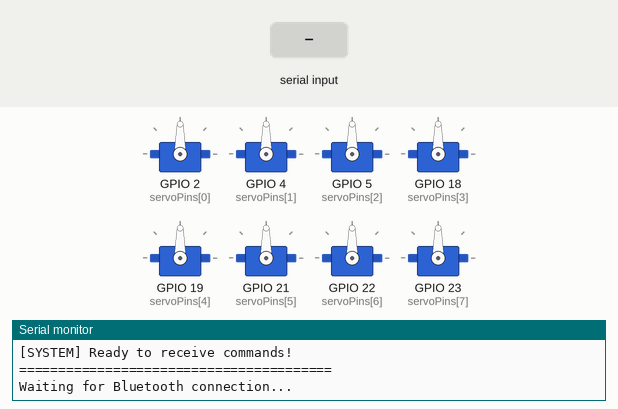
The sketch below on a simulated ESP32. Parts: 8 × servo, the last lines printed to the serial monitor. The test bench sets the inputs (shaded band). Nothing arrives over Bluetooth unless stated.

Above: at 2.2 s.
2.3 s: "F" received over the second serial link
At 2.51 s:
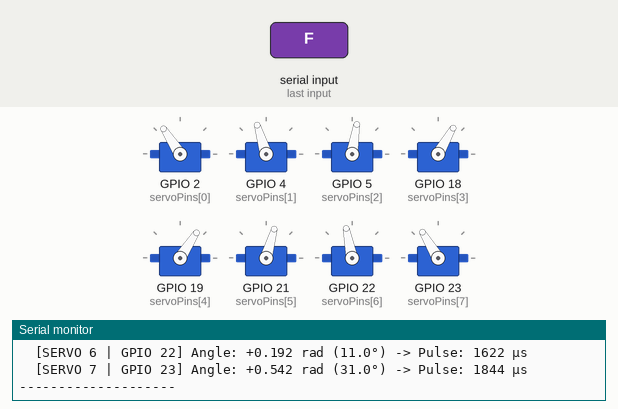
At 2.9 s:
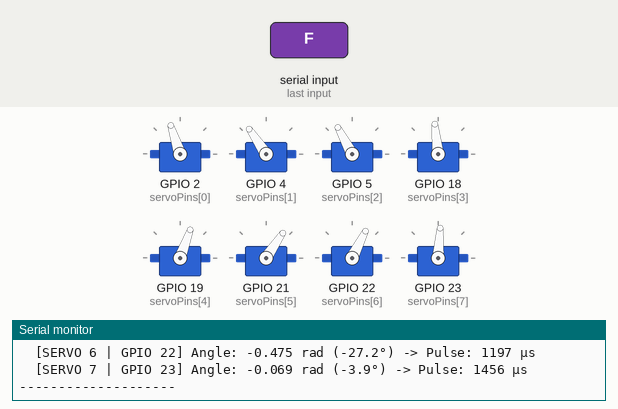
5.3 s: "B" received over the second serial link
At 5.48 s:
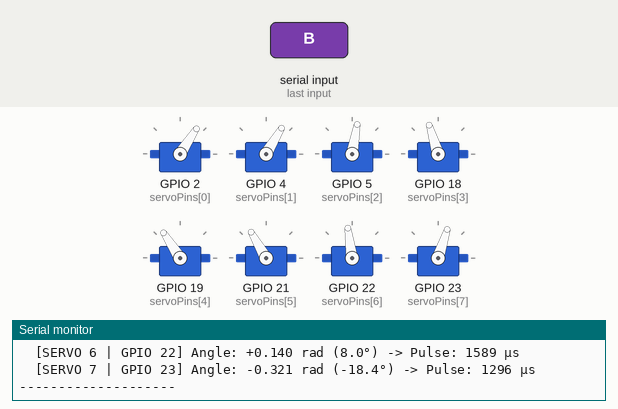
8.3 s: "L" received over the second serial link
At 8.46 s:
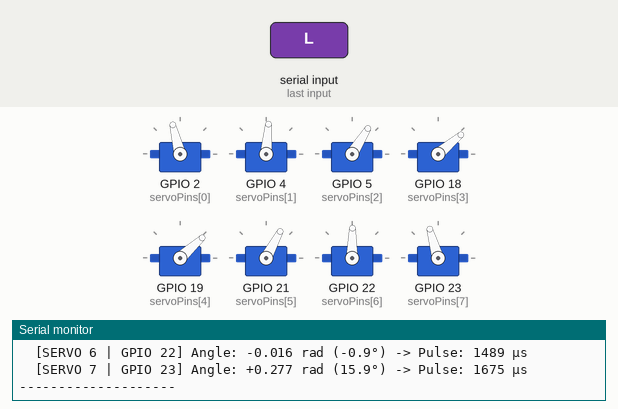
11.3 s: "R" received over the second serial link
14.3 s: "F" received over the second serial link
17.3 s: "R" received over the second serial link
Timing chart, 0 to 23.2 s (numbered marks = the images above; inputs shaded):
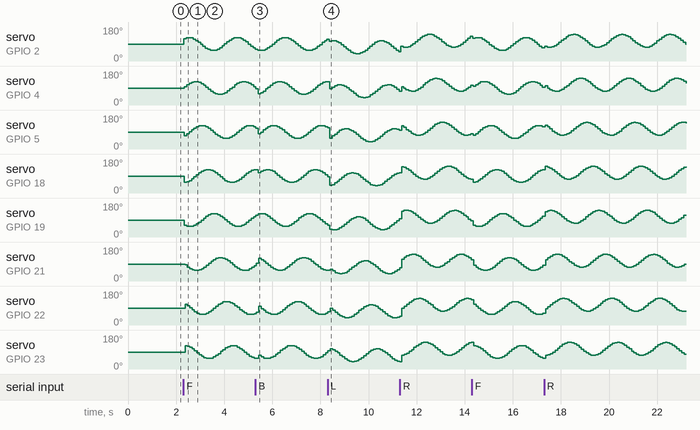

The sketch:

Bluetooth.ino
```cpp
/*
 * ESP32 Snake Robot - Bluetooth RC Control with Debug Prints
 * Hardware: ESP32 DevKit V1 + 8x SG90 Servos
 * Control: Bluetooth RC Car App
 * Movements: Forward, Backward, Left, Right
 *
 * Bluetooth RC Car App Commands:
 * 'F' - Forward
 * 'B' - Backward
 * 'L' - Left (Turn Left)
 * 'R' - Right (Turn Right)
 * 'S' - Stop
 */

#include <BluetoothSerial.h>
#include <ESP32Servo.h>

// Check if Bluetooth is available
#if !defined(CONFIG_BT_ENABLED) || !defined(CONFIG_BLUEDROID_ENABLED)
#error Bluetooth is not enabled! Please run `make menuconfig` to enable it
#endif

// Create Bluetooth Serial object
BluetoothSerial SerialBT;

// Create servo objects for 8 joints
Servo servo[8];

// GPIO pins for servos (as per circuit diagram)
const int servoPins[8] = {2, 4, 5, 18, 19, 21, 22, 23};

// Servo parameters
const int SERVO_MIN = 500;   // Minimum pulse width in microseconds
const int SERVO_MAX = 2500;  // Maximum pulse width in microseconds
const int SERVO_CENTER = 1500; // Center position (90 degrees)

// Gait parameters for snake locomotion
float amplitude = 0.6;        // Wave amplitude in radians (adjustable 0.2-0.8)
float frequency = 0.5;        // Temporal frequency in Hz
float spatialFreq = 0.8;      // Spatial frequency parameter

// Movement state
char currentCommand = 'S';    // Current movement command
bool isMoving = false;
unsigned long lastUpdateTime = 0;
const int UPDATE_INTERVAL = 50; // Update servo positions every 50ms

// Movement modes
enum MovementMode {
  FORWARD,
  BACKWARD,
  TURN_LEFT,
  TURN_RIGHT,
  STOPPED
};

MovementMode currentMode = STOPPED;

void setup() {
  // Initialize Serial Monitor
  Serial.begin(115200);
  Serial.println("\n\n========================================");
  Serial.println("ESP32 Snake Robot - Bluetooth RC Control");
  Serial.println("========================================");

  Serial.println("\n[SETUP] Starting initialization...");

  // Initialize Bluetooth with device name
  Serial.print("[BLUETOOTH] Initializing Bluetooth... ");
  SerialBT.begin("ESP32_SnakeBot"); // Bluetooth device name
  Serial.println("SUCCESS");
  Serial.println("[BLUETOOTH] Device name: ESP32_SnakeBot");
  Serial.println("[BLUETOOTH] Waiting for connection...");

  // Initialize servos
  Serial.println("\n[SERVO] Initializing 8 servos...");
  for (int i = 0; i < 8; i++) {
    Serial.print("[SERVO] Attaching Servo ");
    Serial.print(i);
    Serial.print(" to GPIO ");
    Serial.print(servoPins[i]);
    Serial.print("... ");

    servo[i].attach(servoPins[i], SERVO_MIN, SERVO_MAX);
    servo[i].writeMicroseconds(SERVO_CENTER);

    Serial.print("SUCCESS - Position set to ");
    Serial.print(SERVO_CENTER);
    Serial.println(" µs (neutral)");
  }

  delay(1000); // Allow servos to reach neutral position

  Serial.println("\n[SETUP] Initialization complete!");
  Serial.println("[SYSTEM] Ready to receive commands!");
  Serial.println("========================================");
  Serial.println("Waiting for Bluetooth connection...\n");
}

void loop() {
  // Check for incoming Bluetooth commands
  if (SerialBT.available()) {
    char received = SerialBT.read();
    Serial.print("\n[INPUT] Bluetooth data received: '");
    Serial.print(received);
    Serial.print("' (ASCII: ");
    Serial.print((int)received);
    Serial.println(")");

    processCommand(received);
  }

  // Update servo positions based on current movement mode
  if (isMoving && (millis() - lastUpdateTime >= UPDATE_INTERVAL)) {
    updateServoPositions();
    lastUpdateTime = millis();
  }
}

// Process incoming Bluetooth commands
void processCommand(char cmd) {
  currentCommand = cmd;

  Serial.print("[COMMAND] Processing command: '");
  Serial.print(cmd);
  Serial.print("' -> ");

  switch (cmd) {
    case 'F': // Forward
      Serial.println("FORWARD");
      currentMode = FORWARD;
      isMoving = true;
      Serial.println("[MOVEMENT] Setting mode: FORWARD");
      Serial.println("[MOVEMENT] Motion started: Serpenoid forward wave");
      Serial.print("[PARAMETERS] Amplitude: ");
      Serial.print(amplitude);
      Serial.print(" rad, Frequency: ");
      Serial.print(frequency);
      Serial.print(" Hz, Spatial Freq: ");
      Serial.println(spatialFreq);
      break;

    case 'B': // Backward
      Serial.println("BACKWARD");
      currentMode = BACKWARD;
      isMoving = true;
      Serial.println("[MOVEMENT] Setting mode: BACKWARD");
      Serial.println("[MOVEMENT] Motion started: Reversed serpenoid wave");
      Serial.print("[PARAMETERS] Amplitude: ");
      Serial.print(amplitude);
      Serial.print(" rad, Frequency: ");
      Serial.print(frequency);
      Serial.print(" Hz, Spatial Freq: ");
      Serial.println(spatialFreq);
      break;

    case 'L': // Turn Left
      Serial.println("TURN LEFT");
      currentMode = TURN_LEFT;
      isMoving = true;
      Serial.println("[MOVEMENT] Setting mode: TURN_LEFT");
      Serial.println("[MOVEMENT] Motion started: Left-biased wave pattern");
      Serial.println("[PARAMETERS] Bias: -0.3 rad (left curve)");
      break;

    case 'R': // Turn Right
      Serial.println("TURN RIGHT");
      currentMode = TURN_RIGHT;
      isMoving = true;
      Serial.println("[MOVEMENT] Setting mode: TURN_RIGHT");
      Serial.println("[MOVEMENT] Motion started: Right-biased wave pattern");
      Serial.println("[PARAMETERS] Bias: +0.3 rad (right curve)");
      break;

    case 'S': // Stop
      Serial.println("STOP");
      currentMode = STOPPED;
      isMoving = false;
      stopRobot();
      Serial.println("[MOVEMENT] Setting mode: STOPPED");
      Serial.println("[MOVEMENT] All servos returned to neutral position");
      break;

    default:
      Serial.print("UNKNOWN (ignored)");
      Serial.println("\n[WARNING] Unrecognized command, ignoring");
      break;
  }

  Serial.println("--------------------");
}

// Update servo positions based on serpenoid gait
void updateServoPositions() {
  float t = millis() / 1000.0; // Current time in seconds

  Serial.print("[UPDATE] Time: ");
  Serial.print(t, 3);
  Serial.print("s | Mode: ");

  switch (currentMode) {
    case FORWARD:
      Serial.print("FORWARD");
      break;
    case BACKWARD:
      Serial.print("BACKWARD");
      break;
    case TURN_LEFT:
      Serial.print("TURN_LEFT");
      break;
    case TURN_RIGHT:
      Serial.print("TURN_RIGHT");
      break;
    case STOPPED:
      Serial.print("STOPPED");
      break;
  }

  Serial.println(" | Servo positions:");

  for (int i = 0; i < 8; i++) {
    float angle = 0.0;

    switch (currentMode) {
      case FORWARD:
        // Forward serpenoid wave: lateral undulation
        angle = amplitude * sin(2 * PI * frequency * t - spatialFreq * i);
        break;

      case BACKWARD:
        // Backward: reverse the wave direction
        angle = amplitude * sin(2 * PI * frequency * t + spatialFreq * i);
        break;

      case TURN_LEFT:
        // Left turn: asymmetric wave with bias to left
        angle = amplitude * sin(2 * PI * frequency * t - spatialFreq * i) - 0.3;
        break;

      case TURN_RIGHT:
        // Right turn: asymmetric wave with bias to right
        angle = amplitude * sin(2 * PI * frequency * t - spatialFreq * i) + 0.3;
        break;

      case STOPPED:
        angle = 0.0; // All joints to neutral
        break;
    }

    // Convert radians to microseconds for servo
    int pulseWidth = radiansToMicroseconds(angle);

    // Output to servo
    servo[i].writeMicroseconds(pulseWidth);

    // Print servo state
    Serial.print("  [SERVO ");
    Serial.print(i);
    Serial.print(" | GPIO ");
    Serial.print(servoPins[i]);
    Serial.print("] Angle: ");
    if (angle >= 0) Serial.print("+");
    Serial.print(angle, 3);
    Serial.print(" rad (");
    Serial.print(angle * 57.2958, 1); // Convert to degrees
    Serial.print("°) -> Pulse: ");
    Serial.print(pulseWidth);
    Serial.println(" µs");
  }

  Serial.println("--------------------\n");
}

// Stop all servos (return to neutral position)
void stopRobot() {
  Serial.println("[STOP] Stopping all servos...");

  for (int i = 0; i < 8; i++) {
    servo[i].writeMicroseconds(SERVO_CENTER);

    Serial.print("  [SERVO ");
    Serial.print(i);
    Serial.print(" | GPIO ");
    Serial.print(servoPins[i]);
    Serial.print("] Set to NEUTRAL (");
    Serial.print(SERVO_CENTER);
    Serial.println(" µs)");
  }

  Serial.println("[STOP] All servos stopped");
}

// Convert angle in radians to servo pulse width in microseconds
int radiansToMicroseconds(float radians) {
  // Map radians to servo pulse width
  // -PI/2 to PI/2 maps to SERVO_MIN to SERVO_MAX
  // Clamp to ±90 degrees (±1.57 radians)
  float originalRadians = radians;
  radians = constrain(radians, -1.57, 1.57);

  // Check if clamping occurred
  if (originalRadians != radians) {
    Serial.print("    [LIMIT] Angle clamped from ");
    Serial.print(originalRadians, 3);
    Serial.print(" to ");
    Serial.print(radians, 3);
    Serial.println(" rad");
  }

  // Map to pulse width
  int pulseWidth = map(radians * 1000, -1570, 1570, SERVO_MIN, SERVO_MAX);
  return pulseWidth;
}
```
